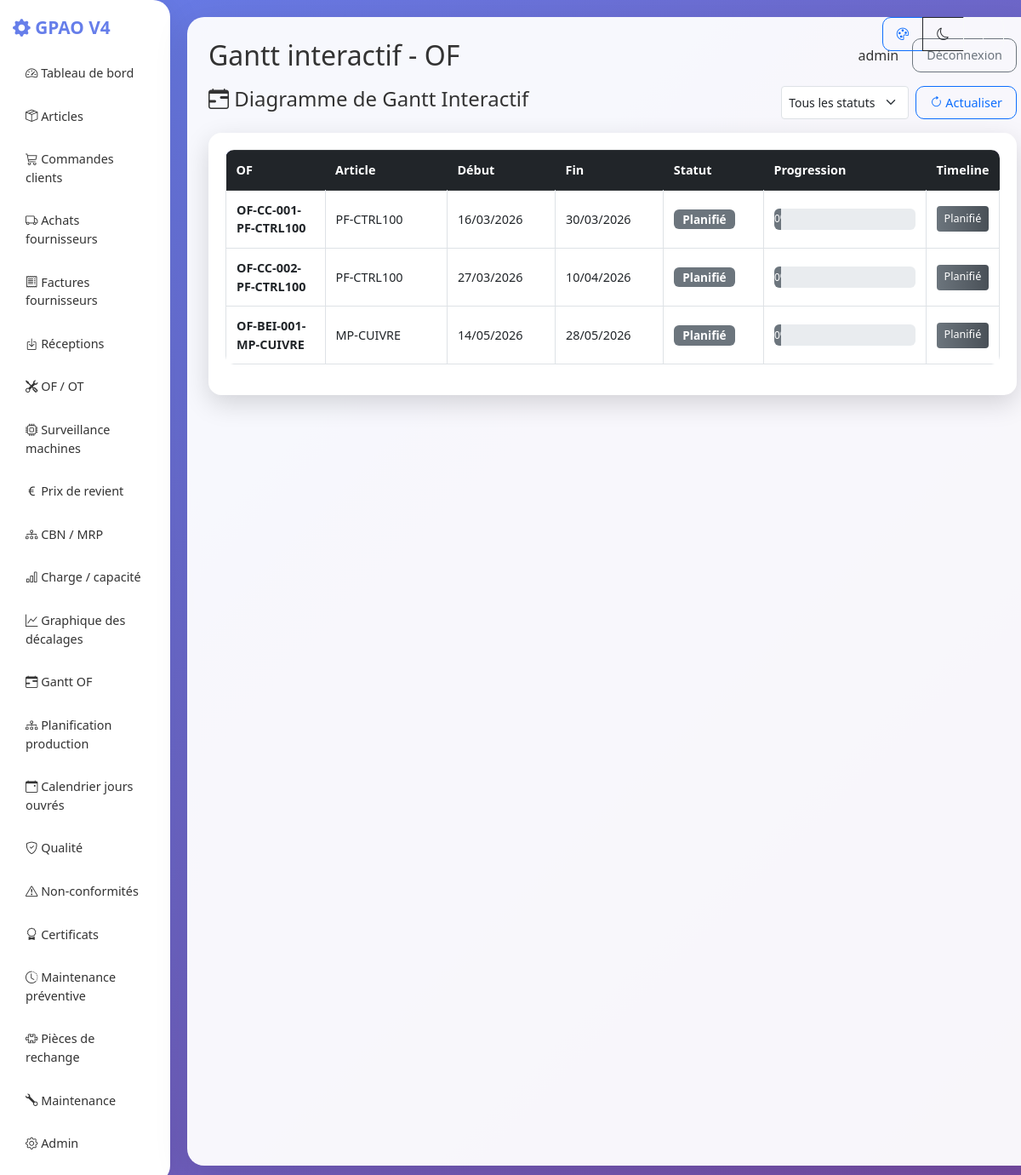
/gantt/ (signed in), run on the app's committed database.
### core/models.py (models this page shows, shortened)
class TimeStampedModel(models.Model):
    created_at = models.DateTimeField(auto_now_add=True)
    updated_at = models.DateTimeField(auto_now=True)
    class Meta:
        abstract = True

class ManufacturingOrder(TimeStampedModel):
    STATUS_CHOICES = [('PLANNED', 'Planifié'), ('RELEASED', 'Lancé'), ('IN_PROGRESS', 'En cours'), ('DONE', 'Terminé')]
    number = models.CharField(max_length=30, unique=True)
    article = models.ForeignKey(Article, on_delete=models.CASCADE)
    quantity = models.FloatField()
    good_qty = models.FloatField(default=0)
    scrap_qty = models.FloatField(default=0)
    due_date = models.DateField()
    planned_start = models.DateField(null=True, blank=True)
    status = models.CharField(max_length=20, choices=STATUS_CHOICES, default='PLANNED')

class Article(TimeStampedModel):
    TYPE_CHOICES = [
        ('RAW', 'Matière première'),
        ('COMP', 'Composant'),
        ('SFG', 'Semi-fini'),
        ('FG', 'Produit fini'),
    ]
    code = models.CharField(max_length=30, unique=True)
    designation = models.CharField(max_length=255)
    article_type = models.CharField(max_length=10, choices=TYPE_CHOICES, default='RAW')
    unit = models.CharField(max_length=20, default='u')
    current_stock = models.FloatField(default=0)
    reserved_stock = models.FloatField(default=0)
    safety_stock = models.FloatField(default=0)
    reorder_point = models.FloatField(default=0)
    annual_demand = models.FloatField(default=0)
    ordering_cost = models.FloatField(default=0)
    carrying_rate = models.FloatField(default=0.2)
    unit_cost = models.FloatField(default=0)
    lead_time_days = models.PositiveIntegerField(default=0)
    abc_class = models.CharField(max_length=1, blank=True, default='')
    active = models.BooleanField(default=True)
    class Meta:
        ordering = ['code']

### core/views.py (the view)
# urls.py: path('gantt/', views.gantt_chart, name='gantt_chart'),
@login_required
def gantt_chart(request):
    mos = ManufacturingOrder.objects.filter(status__in=['PLANNED', 'RELEASED', 'IN_PROGRESS']).select_related('article').order_by('planned_start')
    return render(request, 'core/gantt.html', {'mos': mos})

### gpao/context_processors.py (called while the page is built)
def user_role(request):
    if request.user.is_authenticated:
        try:
            profile = UserProfile.objects.get(user=request.user)
            return {'user_role': profile.role}
        except UserProfile.DoesNotExist:
            return {'user_role': 'OPERATOR'}
    return {'user_role': None}

### templates/core/gantt.html (shortened to what this page needs)
{% extends 'base.html' %}
{% block page_title %}Gantt interactif - OF{% endblock %}
{% block content %}
<div class="d-flex justify-content-between align-items-center mb-3">
  <h4><i class="bi bi-calendar-range"></i> Diagramme de Gantt Interactif</h4>
  <div class="d-flex gap-2">
    <select class="form-select form-select-sm" style="width: 150px;" id="filterStatus">
      <option value="">Tous les statuts</option>
    </select>
    <button class="btn btn-sm btn-outline-primary" onclick="refreshGantt()"><i class="bi bi-arrow-clockwise"></i> Actualiser</button>
  </div>
</div>
<div class="card card-kpi">
  <div class="card-body">
    <div class="gantt-container">
      <table class="table table-bordered table-hover">
        <thead class="table-dark">
          <tr>
            <th style="width: 120px;">OF</th>
            <th style="width: 150px;">Article</th>
            <th style="width: 130px;">Début</th>
            <th style="width: 130px;">Fin</th>
            <th style="width: 120px;">Statut</th>
            <th style="width: 200px;">Progression</th>
            <th>Timeline</th>
          </tr>
        </thead>
        <tbody id="ganttBody">
          {% for mo in mos %}
          <tr class="gantt-row" data-status="{{ mo.status }}">
            <td><strong>{{ mo.number }}</strong></td>
            <td>{{ mo.article.code }}</td>
            <td>{{ mo.planned_start|default:"-"|date:"d/m/Y" }}</td>
            <td>{{ mo.due_date|date:"d/m/Y" }}</td>
            <td>
              {% if mo.status == 'DONE' %}
                <span class="badge bg-success status-badge">{{ mo.get_status_display }}</span>
              {% elif mo.status == 'IN_PROGRESS' %}
                <span class="badge bg-warning status-badge">{{ mo.get_status_display }}</span>
              {% else %}
                <span class="badge bg-secondary status-badge">{{ mo.get_status_display }}</span>
              {% endif %}
            </td>
            <td>
              <div class="progress" style="height: 25px;">
                {% if mo.status == 'DONE' %}
                <div class="progress-bar bg-success progress-bar-animated" role="progressbar" style="width: 100%">100%</div>
                {% elif mo.status == 'IN_PROGRESS' %}
                <div class="progress-bar bg-warning progress-bar-animated" role="progressbar" style="width: 50%">50%</div>
                {% else %}
                <div class="progress-bar bg-secondary progress-bar-animated" role="progressbar" style="width: 5%">0%</div>
                {% endif %}
              </div>
            </td>
            <td>
              <div class="timeline-bar d-flex align-items-center justify-content-center text-white"
                   data-status="{{ mo.status }}"
                   style="width: 100%; background: linear-gradient(90deg, #6c757d, #495057);">
                <small>{{ mo.get_status_display }}</small>
              </div>
            </td>
          </tr>
          {% empty %}
          <tr><td colspan="7" class="text-center">Aucun OF planifié</td></tr>
          {% endfor %}
        </tbody>
      </table>
    </div>
  </div>
</div>
{% endblock %}

### templates/base.html (shortened to what this page needs)
<!DOCTYPE html>
<html lang="fr">
<head>
  <link href="https://cdn.jsdelivr.net/npm/bootstrap@5.3.0/dist/css/bootstrap.min.css" rel="stylesheet">
  <link rel="stylesheet" href="https://cdn.jsdelivr.net/npm/bootstrap-icons@1.11.0/font/bootstrap-icons.css">
</head>
<body>
  <div class="theme-switcher btn-group" role="group">
    <button type="button" class="btn btn-sm btn-outline-primary" onclick="setTheme('default')" title="Dégradé par défaut"><i class="bi bi-palette"></i></button>
    <button type="button" class="btn btn-sm btn-outline-dark" onclick="setTheme('dark')" title="Mode sombre"><i class="bi bi-moon"></i></button>
    <button type="button" class="btn btn-sm btn-outline-light" onclick="setTheme('light')" title="Mode clair"><i class="bi bi-sun"></i></button>
  </div>
<div class="d-flex">
    <aside class="col-md-2">
      <h4><i class="bi bi-gear-fill"></i> GPAO V4</h4>
      <nav class="d-grid gap-1">
        <a href="/"><i class="bi bi-speedometer2"></i> Tableau de bord</a>
        <a href="/articles/"><i class="bi bi-box-seam"></i> Articles</a>
        <a href="/orders/"><i class="bi bi-cart3"></i> Commandes clients</a>
        {% if user_role == 'BUYER' or user_role == 'ADMIN' %}
        <a href="/supplier-orders/"><i class="bi bi-truck"></i> Achats fournisseurs</a>
        <a href="/supplier-invoices/"><i class="bi bi-receipt"></i> Factures fournisseurs</a>
        {% endif %}
        {% if user_role == 'STOREKEEPER' or user_role == 'ADMIN' %}
        <a href="/supplier-receipts/"><i class="bi bi-box-arrow-in-down"></i> Réceptions</a>
        {% endif %}
        {% if user_role == 'OPERATOR' or user_role == 'ADMIN' %}
        <a href="/manufacturing/"><i class="bi bi-tools"></i> OF / OT</a>
        <a href="/machine-status/"><i class="bi bi-cpu"></i> Surveillance machines</a>
        {% endif %}
        {% if user_role == 'ADMIN' %}
        <a href="/production-costs/"><i class="bi bi-currency-euro"></i> Prix de revient</a>
        {% endif %}
        <a href="/mrp/"><i class="bi bi-diagram-3"></i> CBN / MRP</a>
        <a href="/capacity/"><i class="bi bi-bar-chart"></i> Charge / capacité</a>
        <a href="/decalages/"><i class="bi bi-graph-up"></i> Graphique des décalages</a>
        {% if user_role == 'OPERATOR' or user_role == 'ADMIN' %}
        <a href="/gantt/"><i class="bi bi-calendar-range"></i> Gantt OF</a>
        <a href="/production-planning/"><i class="bi bi-diagram-3"></i> Planification production</a>
        {% endif %}
        <a href="/holidays/"><i class="bi bi-calendar-event"></i> Calendrier jours ouvrés</a>
        {% if user_role == 'ADMIN' %}
        <a href="/quality-checks/"><i class="bi bi-shield-check"></i> Qualité</a>
        <a href="/non-conformities/"><i class="bi bi-exclamation-triangle"></i> Non-conformités</a>
        <a href="/certificates/"><i class="bi bi-award"></i> Certificats</a>
        <a href="/preventive-maintenance/"><i class="bi bi-clock-history"></i> Maintenance préventive</a>
        <a href="/spare-parts/"><i class="bi bi-puzzle"></i> Pièces de rechange</a>
        {% endif %}
        <a href="/maintenance/"><i class="bi bi-wrench"></i> Maintenance</a>
        <a href="/admin/"><i class="bi bi-gear"></i> Admin</a>
      </nav>
    </aside>
    <main class="col-md-10">
      <div class="d-flex justify-content-between align-items-center mb-3 flex-wrap">
        <h2 class="mb-0">{% block page_title %}GPAO{% endblock %}</h2>
        <div class="d-flex align-items-center gap-2">
          {% if request.user.is_authenticated %}
            <span class="me-2">{{ request.user.username }}</span>
            <form method="post" action="{% url 'logout' %}" class="d-inline">{% csrf_token %}<button class="btn btn-outline-secondary btn-sm">Déconnexion</button></form>
          {% endif %}
        </div>
      </div>
      {% block content %}{% endblock %}
    </main>
  </div>
</body>
</html>

### templates/base.html (style rules this page uses)
:root { --primary-gradient: linear-gradient(135deg, #667eea 0%, #764ba2 100%); --primary-color: #667eea; --bg-color: linear-gradient(135deg, #667eea 0%, #764ba2 100%); --card-bg: rgba(255,255,255,0.95); --text-color: #333; --sidebar-bg: white; }
body { background: var(--bg-color); min-height: 100vh; color: var(--text-color); }
.card-kpi { border: none; box-shadow: 0 10px 30px rgba(0,0,0,0.15); border-radius: 15px; transition: transform 0.3s; }
.card-kpi .card-body { padding: 20px; }
aside { background: var(--sidebar-bg); box-shadow: 0 10px 40px rgba(0,0,0,0.1); padding: 20px 15px; border-radius: 0 20px 20px 0; }
aside h4 { color: var(--primary-color); font-weight: 700; margin-bottom: 20px; font-size: 1.3rem; }
nav a { padding: 10px 15px; color: var(--text-color); text-decoration: none; border-radius: 10px; margin-bottom: 5px; display: block; transition: all 0.3s; font-weight: 500; font-size: 0.9rem; }
main { background: var(--card-bg); border-radius: 20px; margin: 20px; padding: 25px; box-shadow: 0 10px 40px rgba(0,0,0,0.1); min-height: calc(100vh - 40px); }
.table { border-radius: 10px; overflow: hidden; }
.table thead { background: var(--primary-gradient); color: white; }
.table th { padding: 12px; font-weight: 600; border: none; font-size: 0.9rem; }
.table td { padding: 12px; vertical-align: middle; font-size: 0.9rem; }
.btn { border-radius: 10px; padding: 8px 16px; font-weight: 500; transition: all 0.3s; font-size: 0.9rem; }
.theme-switcher { position: fixed; top: 20px; right: 20px; z-index: 1001; }

### templates/core/gantt.html (style rules this page uses)
.gantt-container { overflow-x: auto; }
.gantt-row { transition: all 0.3s; cursor: pointer; }
.progress-bar-animated { transition: width 0.5s ease; }
.status-badge { font-size: 0.85rem; padding: 5px 10px; }
.timeline-bar { height: 30px; border-radius: 4px; transition: all 0.3s; }

### data on the page
ManufacturingOrder: number "OF-CC-001-PF-CTRL100", article.code "PF-CTRL100", planned_start "16/03/2026", due_date "30/03/2026", status "Planifié", shows "0%"
ManufacturingOrder: number "OF-CC-002-PF-CTRL100", article.code "PF-CTRL100", planned_start "27/03/2026", due_date "10/04/2026", status "Planifié", shows "0%"
ManufacturingOrder: number "OF-BEI-001-MP-CUIVRE", article.code "MP-CUIVRE", planned_start "14/05/2026", due_date "28/05/2026", status "Planifié", shows "0%"

### other printed values
{{ request.user.username }} "admin"
